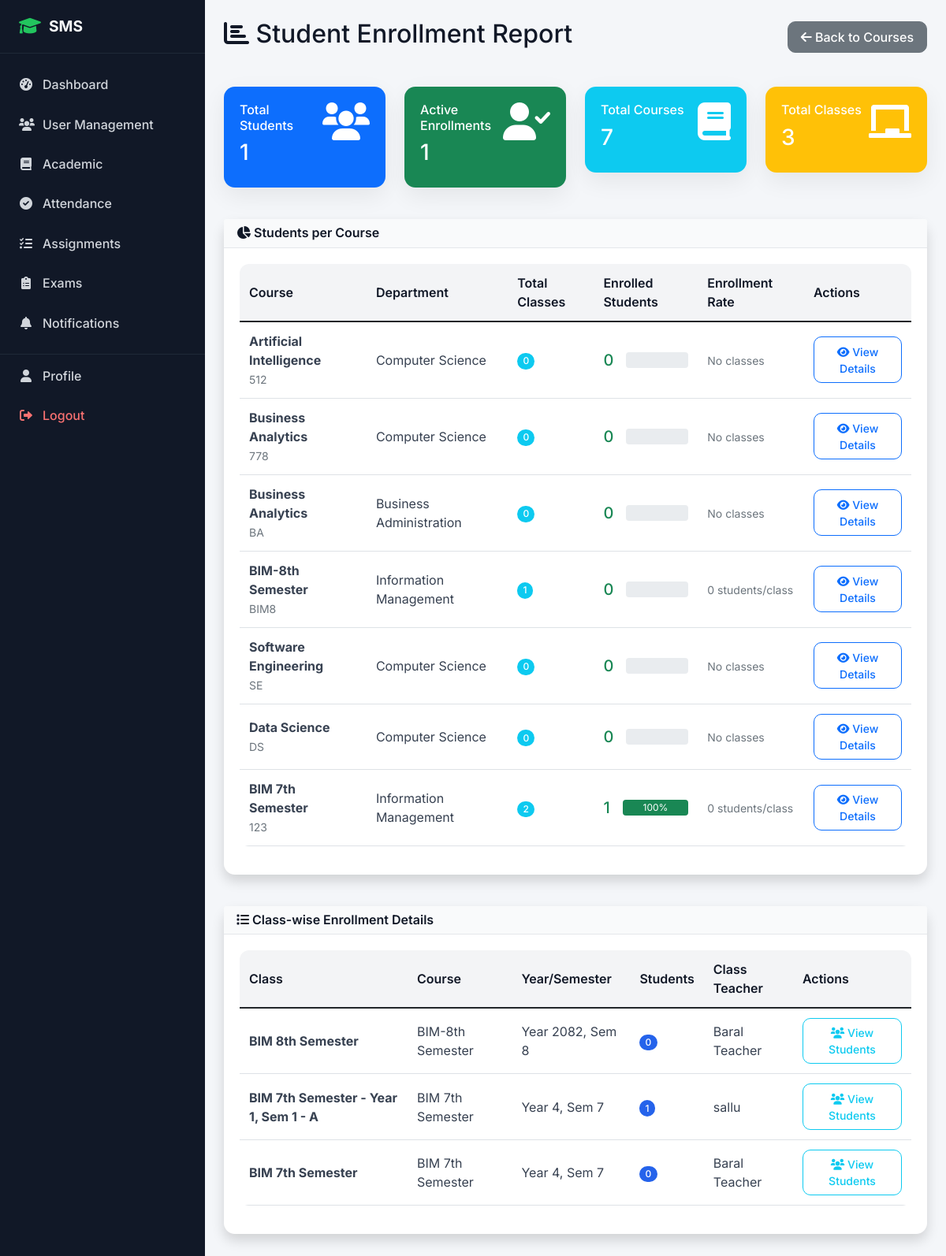
Screenshot of /academic/enrollments/report/ (signed in) with the database file from the repository.
### academic/models.py (models this page shows, shortened)
class Course(models.Model):
    name = models.CharField(max_length=100)
    code = models.CharField(max_length=20, unique=True)
    department = models.ForeignKey(Department, on_delete=models.CASCADE)
    duration_years = models.PositiveIntegerField(default=4)
    description = models.TextField(blank=True)

class Department(models.Model):
    name = models.CharField(max_length=100, unique=True)
    code = models.CharField(max_length=10, unique=True)
    description = models.TextField(blank=True)
    head_of_department = models.ForeignKey(TeacherProfile, on_delete=models.SET_NULL, null=True, blank=True)
    created_at = models.DateTimeField(auto_now_add=True)

class Class(models.Model):
    name = models.CharField(max_length=50)
    course = models.ForeignKey(Course, on_delete=models.CASCADE)
    year = models.PositiveIntegerField()  # 1st year, 2nd year, etc.
    semester = models.PositiveIntegerField()
    section = models.CharField(max_length=10)
    academic_year = models.ForeignKey(AcademicYear, on_delete=models.CASCADE)
    class_teacher = models.ForeignKey(TeacherProfile, on_delete=models.SET_NULL, null=True, blank=True, related_name='class_teacher_for')
    class Meta:
        unique_together = ['course', 'year', 'semester', 'section', 'academic_year']

### accounts/models.py (models this page shows, shortened)
class TeacherProfile(models.Model):
    user = models.OneToOneField(User, on_delete=models.CASCADE, related_name='teacher_profile')
    employee_id = models.CharField(max_length=20, unique=True)
    qualification = models.CharField(max_length=200)
    experience_years = models.PositiveIntegerField(default=0)
    specialization = models.CharField(max_length=100)
    joining_date = models.DateField()

class User(AbstractUser):
    USER_TYPE_CHOICES = (
        ('admin', 'Admin'),
        ('student', 'Student'),
        ('teacher', 'Teacher'),
        ('parent', 'Parent'),
    )
    user_type = models.CharField(max_length=10, choices=USER_TYPE_CHOICES)
    phone_regex = RegexValidator(regex=r'^\+?1?\d{9,15}$', message="Phone number must be entered in the format: '+999999999'. Up to 15 digits allowed.")
    phone_number = models.CharField(validators=[phone_regex], max_length=17, blank=True)
    address = models.TextField(blank=True)
    date_of_birth = models.DateField(null=True, blank=True)
    profile_picture = models.ImageField(upload_to='profile_pics/', blank=True, null=True)
    is_active = models.BooleanField(default=True)
    created_at = models.DateTimeField(auto_now_add=True)
    updated_at = models.DateTimeField(auto_now=True)

### academic/views.py (the view)
# urls.py: path('enrollments/report/', views.student_enrollment_report, name='student_enrollment_report'),
@login_required
def student_enrollment_report(request):
    if request.user.user_type not in ['admin', 'teacher']:
        messages.error(request, 'Access denied.')
        return redirect('accounts:dashboard')
    course_enrollments = []
    courses = Course.objects.all()
    for course in courses:
        classes = Class.objects.filter(course=course)
        student_count = StudentEnrollment.objects.filter(
            class_enrolled__course=course,
            is_active=True
        ).count()
        course_enrollments.append({
            'course': course,
            'class_count': classes.count(),
            'student_count': student_count
        })
    class_enrollments = []
    classes = Class.objects.select_related('course', 'class_teacher__user')
    for class_obj in classes:
        student_count = StudentEnrollment.objects.filter(
            class_enrolled=class_obj,
            is_active=True
        ).count()
        class_enrollments.append({
            'class': class_obj,
            'student_count': student_count
        })
    total_students = StudentEnrollment.objects.filter(is_active=True).count()
    active_enrollments = StudentEnrollment.objects.filter(is_active=True).count()
    total_courses = Course.objects.count()
    total_classes = Class.objects.count()
    context = {
        'course_enrollments': course_enrollments,
        'class_enrollments': class_enrollments,
        'total_students': total_students,
        'active_enrollments': active_enrollments,
        'total_courses': total_courses,
        'total_classes': total_classes
    }
    return render(request, 'academic/student_enrollment_report.html', context)

### templates/academic/student_enrollment_report.html (shortened to what this page needs)
{% extends 'base.html' %}
{% block content %}
<div class="row">
    <div class="col-12">
        <div class="d-flex justify-content-between align-items-center mb-4">
            <h2><i class="fas fa-chart-bar"></i> Student Enrollment Report</h2>
            <a href="{% url 'academic:course_list' %}" class="btn btn-secondary">
                <i class="fas fa-arrow-left"></i> Back to Courses
            </a>
        </div>
    </div>
</div>
<div class="row mb-4">
    <div class="col-lg-3 col-md-6 mb-3">
        <div class="card bg-primary text-white">
            <div class="card-body">
                <div class="d-flex justify-content-between">
                    <div>
                        <h6>Total Students</h6>
                        <h3>{{ total_students }}</h3>
                    </div>
                    <i class="fas fa-users fa-3x"></i>
                </div>
            </div>
        </div>
    </div>
    <div class="col-lg-3 col-md-6 mb-3">
        <div class="card bg-success text-white">
            <div class="card-body">
                <div class="d-flex justify-content-between">
                    <div>
                        <h6>Active Enrollments</h6>
                        <h3>{{ active_enrollments }}</h3>
                    </div>
                    <i class="fas fa-user-check fa-3x"></i>
                </div>
            </div>
        </div>
    </div>
    <div class="col-lg-3 col-md-6 mb-3">
        <div class="card bg-info text-white">
            <div class="card-body">
                <div class="d-flex justify-content-between">
                    <div>
                        <h6>Total Courses</h6>
                        <h3>{{ total_courses }}</h3>
                    </div>
                    <i class="fas fa-book fa-3x"></i>
                </div>
            </div>
        </div>
    </div>
    <div class="col-lg-3 col-md-6 mb-3">
        <div class="card bg-warning text-white">
            <div class="card-body">
                <div class="d-flex justify-content-between">
                    <div>
                        <h6>Total Classes</h6>
                        <h3>{{ total_classes }}</h3>
                    </div>
                    <i class="fas fa-chalkboard fa-3x"></i>
                </div>
            </div>
        </div>
    </div>
</div>
<div class="row">
    <div class="col-12">
        <div class="card shadow">
            <div class="card-header bg-primary text-white">
                <h6 class="m-0"><i class="fas fa-chart-pie"></i> Students per Course</h6>
            </div>
            <div class="card-body">
                {% if course_enrollments %}
                <div class="table-responsive">
                    <table class="table table-hover">
                        <thead>
                            <tr>
                                <th>Course</th>
                                <th>Department</th>
                                <th>Total Classes</th>
                                <th>Enrolled Students</th>
                                <th>Enrollment Rate</th>
                                <th>Actions</th>
                            </tr>
                        </thead>
                        <tbody>
                            {% for enrollment in course_enrollments %}
                            <tr>
                                <td>
                                    <strong>{{ enrollment.course.name }}</strong><br>
                                    <small class="text-muted">{{ enrollment.course.code }}</small>
                                </td>
                                <td>{{ enrollment.course.department.name }}</td>
                                <td>
                                    <span class="badge bg-info">{{ enrollment.class_count }}</span>
                                </td>
                                <td>
                                    <div class="d-flex align-items-center">
                                        <div class="me-3">
                                            <h5 class="mb-0 text-success">{{ enrollment.student_count }}</h5>
                                        </div>
                                        <div class="progress flex-grow-1" style="height: 20px;">
                                            {% if total_students > 0 %}
                                                {% widthratio enrollment.student_count total_students 100 as percentage %}
                                                <div class="progress-bar bg-success" style="width: {{ percentage }}%">
                                                    {{ percentage }}%
                                                </div>
                                            {% else %}
                                                <div class="progress-bar bg-secondary" style="width: 100%">0%</div>
                                            {% endif %}
                                        </div>
                                    </div>
                                </td>
                                <td>
                                    {% if enrollment.class_count > 0 %}
                                        {% widthratio enrollment.student_count enrollment.class_count 1 as avg_per_class %}
                                        <small class="text-muted">{{ avg_per_class }} students/class</small>
                                    {% else %}
                                        <small class="text-muted">No classes</small>
                                    {% endif %}
                                </td>
                                <td>
                                    <a href="{% url 'academic:course_detail' enrollment.course.id %}" class="btn btn-sm btn-outline-primary">
                                        <i class="fas fa-eye"></i> View Details
                                    </a>
                                </td>
                            </tr>
                            {% endfor %}
                        </tbody>
                    </table>
                </div>
                {% else %}
                <div class="text-center py-5">
                    <i class="fas fa-chart-bar fa-4x text-muted mb-4"></i>
                    <h4 class="text-muted">No Enrollment Data</h4>
                    <p class="text-muted">No students are enrolled in any courses yet.</p>
                </div>
                {% endif %}
            </div>
        </div>
    </div>
</div>
{% if class_enrollments %}
<div class="row mt-4">
    <div class="col-12">
        <div class="card shadow">
            <div class="card-header bg-success text-white">
                <h6 class="m-0"><i class="fas fa-list"></i> Class-wise Enrollment Details</h6>
            </div>
            <div class="card-body">
                <div class="table-responsive">
                    <table class="table table-sm">
                        <thead>
                            <tr>
                                <th>Class</th>
                                <th>Course</th>
                                <th>Year/Semester</th>
                                <th>Students</th>
                                <th>Class Teacher</th>
                                <th>Actions</th>
                            </tr>
                        </thead>
                        <tbody>
                            {% for class_data in class_enrollments %}
                            <tr>
                                <td><strong>{{ class_data.class.name }}</strong></td>
                                <td>{{ class_data.class.course.name }}</td>
                                <td>Year {{ class_data.class.year }}, Sem {{ class_data.class.semester }}</td>
                                <td>
                                    <span class="badge bg-primary">{{ class_data.student_count }}</span>
                                </td>
                                <td>
                                    {% if class_data.class.class_teacher %}
                                        {{ class_data.class.class_teacher.user.get_full_name|default:class_data.class.class_teacher.user.username }}
                                    {% else %}
                                        <span class="text-muted">Not assigned</span>
                                    {% endif %}
                                </td>
                                <td>
                                    <a href="{% url 'academic:teacher_class_students' class_data.class.id %}" class="btn btn-sm btn-outline-info">
                                        <i class="fas fa-users"></i> View Students
                                    </a>
                                </td>
                            </tr>
                            {% endfor %}
                        </tbody>
                    </table>
                </div>
            </div>
        </div>
    </div>
</div>
{% endif %}
{% endblock %}

### static/css/style.css (style rules this page uses)
:root { --primary-color: #0d6efd; --primary-dark: #0b5ed7; --bg-light: #f4f6f9; --text-dark: #212529; --text-muted: #6c757d; --card-radius: 12px; --transition: all 0.25s ease-in-out; }
body { font-family: 'Inter', sans-serif; background-color: var(--bg-light); color: var(--text-dark); min-height: 100vh; }
.card { border: none; border-radius: var(--card-radius); box-shadow: 0 8px 24px rgba(0, 0, 0, 0.08); transition: var(--transition); }
.card-header { background-color: #fff; border-bottom: 1px solid #e9ecef; font-weight: 600; }
.btn { border-radius: 10px; font-weight: 500; padding: 0.45rem 1rem; transition: var(--transition); }
.table { background-color: #fff; border-radius: 12px; overflow: hidden; }
.table thead { background-color: #f1f3f5; }
.table th { font-weight: 600; color: var(--text-dark); }
.table td, .table th { vertical-align: middle; padding: 0.75rem; }
:root { --bg-light: #f4f6f9; --text-dark: #111827; --text-muted: #6b7280; --accent: #22c55e; }
.card { border-radius: 14px; border: none; background-color: #ffffff; box-shadow: 0 10px 30px rgba(0,0,0,0.07); }
.card-header { background-color: #f9fafb !important; border-bottom: 1px solid #e5e7eb; font-weight: 600; color: var(--text-dark) !important; }
.card-header h6 { margin: 0; font-weight: 600; }
.card-body { padding: 1.25rem; }
.card-header.bg-primary, .card-header.bg-success, .card-header.bg-info, .card-header.bg-warning, .card-header.bg-secondary { background-color: #f9fafb !important; color: var(--text-dark) !important; }
.badge { border-radius: 999px; padding: 0.35em 0.6em; font-weight: 500; font-size: 0.75rem; }
.badge.bg-primary { background-color: #2563eb !important; }
.btn { border-radius: 10px; font-weight: 500; }
.btn-outline-primary, .btn-outline-success, .btn-outline-info, .btn-outline-warning { border-width: 1.5px; }
.table { background-color: #ffffff; border-radius: 12px; overflow: hidden; }
.table thead { background-color: #f3f4f6; }
.table th { font-weight: 600; color: var(--text-dark); border-bottom: none; }
.table td { vertical-align: middle; color: #374151; }
.row > [class^="col"] { margin-bottom: 1rem; }

### rows the page displays
Course: course.name "Artificial Intelligence", course.code "512", course.department.name "Computer Science", class_count "0", student_count "0", shows "No classes"
Course: course.name "Business Analytics", course.code "778", course.department.name "Computer Science", class_count "0", student_count "0", shows "No classes"
Course: course.name "Business Analytics", course.code "BA", course.department.name "Business Administration", class_count "0", student_count "0", shows "No classes"
Course: course.name "BIM-8th Semester", course.code "BIM8", course.department.name "Information Management", class_count "1", student_count "0", avg_per_class "0"
Course: course.name "Software Engineering", course.code "SE", course.department.name "Computer Science", class_count "0", student_count "0", shows "No classes"
Course: course.name "Data Science", course.code "DS", course.department.name "Computer Science", class_count "0", student_count "0", shows "No classes"
Course: course.name "BIM 7th Semester", course.code "123", course.department.name "Information Management", class_count "2", student_count "1", percentage "100", avg_per_class "0"
Class: class.name "BIM 8th Semester", class.course.name "BIM-8th Semester", class.year "2082", class.semester "8", student_count "0", class.class_teacher.user.get_full_name "Baral Teacher"
Class: class.name "BIM 7th Semester - Year 1, Sem 1 - A", class.course.name "BIM 7th Semester", class.year "4", class.semester "7", student_count "1", class.class_teacher.user.get_full_name "sallu"
Class: class.name "BIM 7th Semester", class.course.name "BIM 7th Semester", class.year "4", class.semester "7", student_count "0", class.class_teacher.user.get_full_name "Baral Teacher"

### other values shown
{{ total_students }} "1"
{{ active_enrollments }} "1"
{{ total_courses }} "7"
{{ total_classes }} "3"
